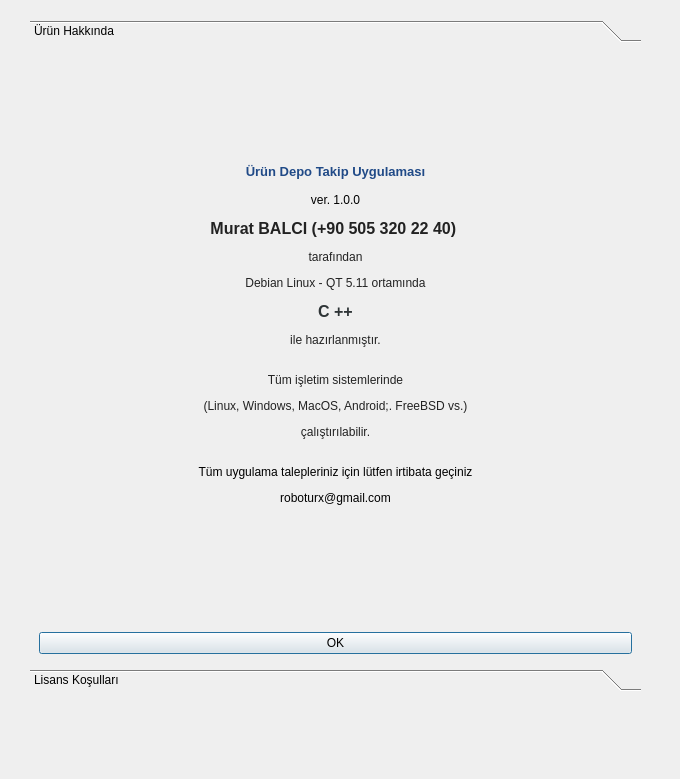
<?xml version="1.0" encoding="UTF-8"?>
<ui version="4.0">
 <class>frmHkk</class>
 <widget class="QDialog" name="frmHkk">
  <property name="geometry">
   <rect>
    <x>0</x>
    <y>0</y>
    <width>680</width>
    <height>779</height>
   </rect>
  </property>
  <property name="windowTitle">
   <string>About</string>
  </property>
  <widget class="QToolBox" name="toolBox">
   <property name="geometry">
    <rect>
     <x>30</x>
     <y>20</y>
     <width>611</width>
     <height>671</height>
    </rect>
   </property>
   <property name="focusPolicy">
    <enum>Qt::StrongFocus</enum>
   </property>
   <property name="currentIndex">
    <number>0</number>
   </property>
   <widget class="QWidget" name="page">
    <property name="geometry">
     <rect>
      <x>0</x>
      <y>0</y>
      <width>611</width>
      <height>605</height>
     </rect>
    </property>
    <attribute name="label">
     <string>Ürün Hakkında</string>
    </attribute>
    <layout class="QGridLayout" name="gridLayout_3">
     <item row="0" column="0">
      <layout class="QGridLayout" name="gridLayout">
       <item row="0" column="0">
        <widget class="QLabel" name="label">
         <property name="text">
          <string>&lt;html&gt;&lt;head/&gt;&lt;body&gt;&lt;p align=&quot;center&quot;&gt;&lt;span style=&quot; font-size:10pt; font-weight:600; color:#204a87;&quot;&gt;Ürün Depo Takip Uygulaması &lt;/span&gt;&lt;br/&gt;&lt;br/&gt;ver. 1.0.0&lt;/p&gt;&lt;p align=&quot;center&quot;&gt;&lt;span style=&quot; font-family:'arial,sans-serif'; font-size:12pt; font-weight:600; color:#222222;&quot;&gt;Murat BALCI (+90 505 320 22 40) &lt;/span&gt;&lt;/p&gt;&lt;p align=&quot;center&quot;&gt;&lt;span style=&quot; font-family:'arial,sans-serif'; color:#222222;&quot;&gt;tarafından&lt;/span&gt;&lt;/p&gt;&lt;p align=&quot;center&quot;&gt;&lt;span style=&quot; font-family:'arial,sans-serif'; color:#222222;&quot;&gt;Debian Linux - QT 5.11 ortamında&lt;/span&gt;&lt;/p&gt;&lt;p align=&quot;center&quot;&gt;&lt;span style=&quot; font-family:'arial,sans-serif'; font-size:12pt; font-weight:600; color:#2e3436;&quot;&gt;C ++&lt;/span&gt;&lt;/p&gt;&lt;p align=&quot;center&quot;&gt;&lt;span style=&quot; font-family:'arial,sans-serif'; color:#222222;&quot;&gt;ile hazırlanmıştır.&lt;/span&gt;&lt;/p&gt;&lt;p align=&quot;center&quot;&gt;&lt;br/&gt;&lt;span style=&quot; font-family:'arial,sans-serif'; color:#222222;&quot;&gt;Tüm işletim sistemlerinde&lt;/span&gt;&lt;/p&gt;&lt;p align=&quot;center&quot;&gt;&lt;span style=&quot; font-family:'arial,sans-serif'; color:#222222;&quot;&gt;(Linux, Windows, MacOS, Android;. FreeBSD vs.)&lt;/span&gt;&lt;/p&gt;&lt;p align=&quot;center&quot;&gt;&lt;span style=&quot; font-family:'arial,sans-serif'; color:#222222;&quot;&gt;çalıştırılabilir.&lt;/span&gt;&lt;/p&gt;&lt;p align=&quot;center&quot;&gt;&lt;br/&gt;Tüm uygulama talepleriniz için lütfen irtibata geçiniz&lt;/p&gt;&lt;p align=&quot;center&quot;&gt;roboturx@gmail.com&lt;br/&gt;&lt;/p&gt;&lt;/body&gt;&lt;/html&gt;</string>
         </property>
        </widget>
       </item>
       <item row="1" column="0">
        <widget class="QPushButton" name="btnOK_2">
         <property name="text">
          <string>OK</string>
         </property>
        </widget>
       </item>
      </layout>
     </item>
    </layout>
   </widget>
   <widget class="QWidget" name="page_2">
    <property name="geometry">
     <rect>
      <x>0</x>
      <y>0</y>
      <width>611</width>
      <height>605</height>
     </rect>
    </property>
    <attribute name="label">
     <string>Lisans Koşulları</string>
    </attribute>
    <layout class="QGridLayout" name="gridLayout_2">
     <item row="0" column="0">
      <layout class="QVBoxLayout" name="verticalLayout">
       <item>
        <widget class="QLabel" name="label_2">
         <property name="text">
          <string>&lt;html&gt;&lt;head/&gt;&lt;body&gt;&lt;p align=&quot;center&quot;&gt;&lt;span style=&quot; font-size:10pt; font-weight:600; color:#204a87;&quot;&gt;Ürün Depo Takip Uygulaması &lt;/span&gt;&lt;br/&gt;&lt;span style=&quot; font-family:'arial,sans-serif'; color:#ff0000;&quot;&gt;Serbestçe kopyaanabilir, dağıtılabilir, çoğaltılabilir.&lt;/span&gt;&lt;/p&gt;&lt;p align=&quot;center&quot;&gt;&lt;span style=&quot; font-weight:600; color:#4e9a06;&quot;&gt;Bu ürün GNU 3.0 Lisanslıdır.&lt;/span&gt;&lt;/p&gt;&lt;p align=&quot;center&quot;&gt;&lt;span style=&quot; font-size:36pt; font-weight:600; color:#00ff00;&quot;&gt;Linux&lt;/span&gt;&lt;/p&gt;&lt;p align=&quot;center&quot;&gt;&lt;span style=&quot; font-size:36pt; font-weight:600; color:#00ff00;&quot;&gt;C ++&lt;/span&gt;&lt;/p&gt;&lt;p align=&quot;center&quot;&gt;&lt;span style=&quot; font-size:36pt; font-weight:600; color:#00ff00;&quot;&gt;Rap&lt;/span&gt;&lt;/p&gt;&lt;p align=&quot;center&quot;&gt;&lt;span style=&quot; font-size:36pt; font-weight:600; color:#00ff00;&quot;&gt;Bike&lt;/span&gt;&lt;/p&gt;&lt;p align=&quot;center&quot;&gt;&lt;span style=&quot; font-size:20pt; font-weight:600; color:#4e9a06;&quot;&gt;is&lt;/span&gt;&lt;/p&gt;&lt;p align=&quot;center&quot;&gt;&lt;span style=&quot; font-size:20pt; font-weight:600; color:#4e9a06;&quot;&gt;FREEDOM !&lt;/span&gt;&lt;/p&gt;&lt;/body&gt;&lt;/html&gt;</string>
         </property>
        </widget>
       </item>
       <item>
        <widget class="QPushButton" name="btnOK">
         <property name="text">
          <string>OK</string>
         </property>
        </widget>
       </item>
      </layout>
     </item>
    </layout>
   </widget>
  </widget>
 </widget>
 <resources/>
 <connections/>
</ui>
